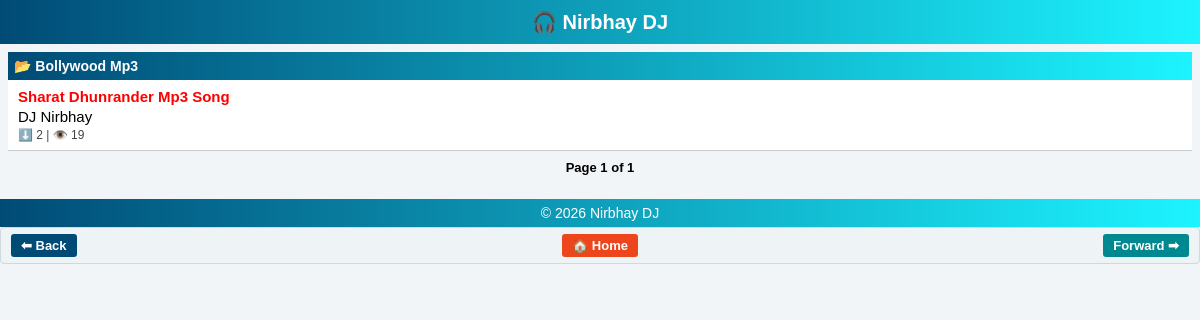
Before: /category/bollywood-mp3/ with the older database file.
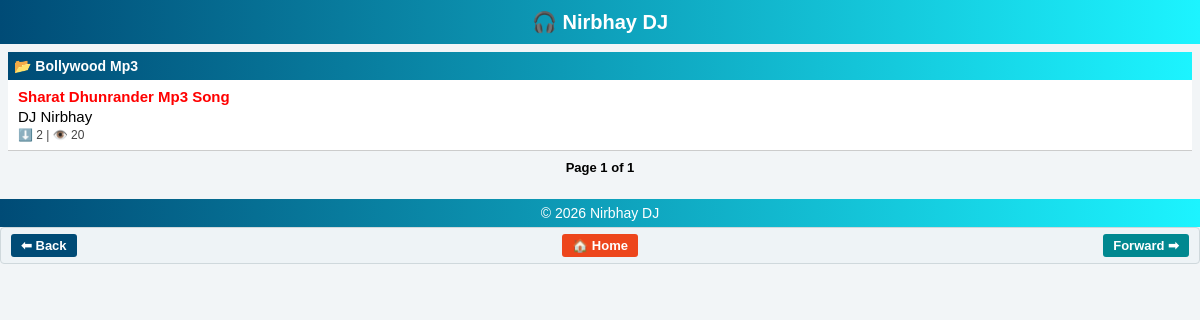
After: the same page with the newer database file.
### songs/models.py (models this page shows, shortened)
class Song(models.Model):
    title = models.CharField(max_length=200)
    slug = models.SlugField(max_length=200, unique=True)
    category = models.ForeignKey(Category, on_delete=models.CASCADE, related_name='songs')
    artist = models.ForeignKey(Artist, on_delete=models.CASCADE, related_name='songs')
    audio_file = models.FileField(upload_to='songs/')
    thumbnail = models.ImageField(upload_to='thumbnails/', blank=True, null=True)
    uploaded_at = models.DateTimeField(auto_now_add=True)
    views = models.PositiveIntegerField(default=0)
    downloads = models.PositiveIntegerField(default=0)
    class Meta:
        ordering = ['-uploaded_at']

class Artist(models.Model):
    name = models.CharField(max_length=100, unique=True)
    slug = models.SlugField(max_length=120, unique=True)
    image = models.ImageField(upload_to='artists/', blank=True, null=True)
    class Meta:
        ordering = ['name']

### songs/views.py (the view)
# urls.py: path('category/<slug:slug>/', views.category_detail, name='category_detail'),
def category_detail(request, slug):
    category = get_object_or_404(Category, slug=slug)
    song_list = Song.objects.filter(category=category).order_by('-uploaded_at')
    paginator = Paginator(song_list, 12)
    page_number = request.GET.get('page')
    page_obj = paginator.get_page(page_number)
    return render(request, 'songs/category_detail.html', {
        'category': category,
        'page_obj': page_obj
    })

### templates/songs/category_detail.html (shortened to what this page needs)
{% extends 'songs/base.html' %}
{% block content %}
<section class="section">
    <h2>📂 {{ category.name }}</h2>
    <div class="song-grid">
        {% for song in page_obj %}
        <div class="song-card">
            <h4>
                <a href="{% url 'song_detail' song.slug %}">
                    {{ song.title }}
                </a>
            </h4>
            <p>
                <a href="{% url 'artist_detail' song.artist.slug %}" class="artistcolor">
                    {{ song.artist.name }}
                </a>
            </p>
            <p>⬇️ {{ song.downloads }} | 👁️ {{ song.views }}</p>
        </div>
        {% empty %}
        <p>No songs in this category yet.</p>
        {% endfor %}
    </div>
    <div class="pagination">
        <span>Page {{ page_obj.number }} of {{ page_obj.paginator.num_pages }}</span>
    </div>
</section>
{% endblock %}

Changed rows visible on the page:
changed Song "Sharat Dhunrander Mp3 Song": views "19" → "20"
